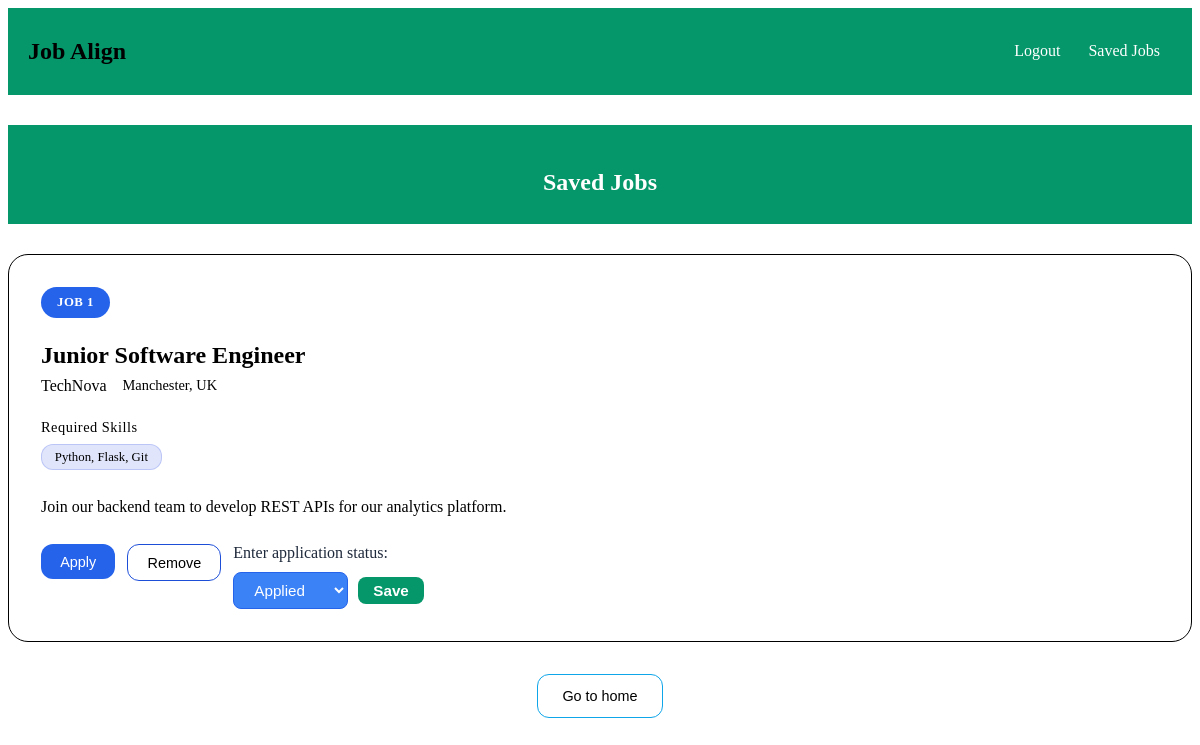
Page /search/saved_jobs (signed in) on the committed database.
### models.py (models this page shows)
class Job(db.Model):
    id = db.Column(db.Integer, primary_key=True)
    job_title = db.Column(db.String(150), nullable=False)
    location = db.Column(db.String(150), nullable=False)
    company = db.Column(db.String(150), nullable=False)
    description = db.Column(db.Text)
    skills = db.Column(db.String(300))
    apply = db.Column(db.String(300))
    status = db.Column(db.String(150))

### search.py (the view, shortened to what this page needs)
@search.route('saved_jobs', methods=['GET', 'POST'])
@login_required
def display_save_jobs():
    user_id = current_user.id
    saved_jobs = SavedJob.query.filter_by(user_id=user_id).all()
    jobs = [Job.query.get(saved.job_id) for saved in saved_jobs]
    return render_template('saved_jobs.html', save_jobs=jobs)

### Templates/saved_jobs.html (shortened to what this page needs)
{% extends 'base.html' %}
{% block head %}
    <link rel="stylesheet" href="{{ url_for('static', filename='style2.css') }}">
{% endblock %}
{% block body %}
<div class="main-section results-section" id="resultsSection">
    <div class="results-header">
        <h2>Saved Jobs</h2>
    </div>
    <div class="jobs-grid" style="margin-top: 30px;">
        {% if save_jobs %}
            {% for job in save_jobs %}
                <div class="job-card">
                    <div class="job-header">
                        <span class="job-badge">Job {{ loop.index }}</span>
                    </div>
                    <div class="job-title">{{ job.job_title }}</div>
                    <div class="company-info">
                        <div class="company-name">{{ job.company }}</div>
                        <div class="location">{{ job.location }}</div>
                    </div>
                    <div class="skills-container">
                        <div class="skills-label">Required Skills</div>
                        <div class="skills-list">
                            <span class="skill-tag">{{ job.skills }}</span>
                        </div>
                    </div>
                    <div class="job-description">{{ job.description }}</div>
                    <div class="job-actions">
                        <form action='{{ job.apply }}' method='get'>
                            <button class="btn btn-primary" type='submit'>Apply</button>
                        </form>
                        <form action="{{ url_for('search.display_save_jobs') }}" method="post">
                            <button class="btn btn-secondary">Remove</button>
                        </form>
                        <div class = 'application-status'>
                            <h3 class="status-name">Enter application status:</h3>
                            <form method="POST" action="/update-status" class="status-form">
                                <select name="status" class="sort-dropdown">
                                    <option value="Applied">Applied</option>
                                </select>
                                <button type="submit" class="save-btn">Save</button>
                            </form>
                        </div>
                    </div>
                </div>
            {% endfor %}
        {%else%}
            <h3 class = 'nojobs'> You have no saved jobs browse to add!!</h3>
        {% endif %}
    </div>
    <form action="{{ url_for('index') }}">
        <div class="back-section">
            <button class="back-button" id="backBtn">Go to home</button>
        </div>
    </form>
</div>
{% endblock %}

### static/style2.css (style rules this page uses)
:root { --primary-blue: #2563eb; --primary-blue-dark: #1d4ed8; --primary-blue-light: #3b82f6; --secondary-blue: #1e40af; --accent-blue: #0ea5e9; --light-blue: #eff6ff; --navy-blue: #1e3a8a; --gray-50: #f8fafc; --gray-100: #f1f5f9; --gray-200: #e2e8f0; --gray-300: #cbd5e1; --gray-400: #94a3b8; --gray-500: #64748b; --gray-600: #475569; --gray-700: #334155; --gray-800: #1e293b; --gray-900: #0f172a; --white: #ffffff; --success-green: #059669; --warning-orange: #d97706; --shadow-sm: 0 1px 2px 0 rgb(0 0 0 / 0.05); --shadow-md: 0 4px 6px -1px rgb(0 0 0 / 0.1), 0 2px 4px -2px rgb(0 0 0 / 0.1); --shadow-lg: 0 10px 15px -3px rgb(0 0 0 / 0.1), 0 4px 6px -4px rgb(0 0 0 / 0.1); --shadow-xl: 0 20px 25px -5px rgb(0 0 0 / 0.1), 0 8px 10px -6px rgb(0 0 0 / 0.1); }
.results-header { background: var(--success-green); padding: 1.5rem 3rem; text-align: center; margin-top: 30px; }
.results-header h2 { color: var(--white); font-size: 1.5rem; font-weight: 600; margin-bottom: 0.25rem; }
.sort-dropdown { background: var(--white); border: 1px solid var(--gray-300); border-radius: 6px; padding: 0.5rem 1rem; font-size: 0.9rem; color: var(--gray-700); cursor: pointer; }
.jobs-grid { display: grid; gap: 1.5rem; margin-bottom: 2rem; }
.job-card { background: rgba(255, 255, 255, 0.08); backdrop-filter: blur(10px); border: 1px solid black; border-radius: 20px; padding: 2rem; transition: all 0.3s ease; position: relative; overflow: hidden; opacity: 1; }
.job-header { display: flex; justify-content: space-between; align-items: flex-start; margin-bottom: 1.5rem; }
.job-badge { background: var(--primary-blue); color: var(--white); padding: 0.5rem 1rem; border-radius: 20px; font-size: 0.8rem; font-weight: 600; text-transform: uppercase; letter-spacing: 0.5px; }
.job-title { font-size: 1.5rem; font-weight: 600; color: var(--text-secondary); margin-bottom: 0.5rem; }
.company-info { display: flex; align-items: center; gap: 1rem; margin-bottom: 1.5rem; }
.company-name { color: var(--text-primary); font-weight: 500; }
.location { color: var(--text-secondary); font-size: 0.9rem; }
.skills-container { margin-bottom: 1.5rem; }
.skills-label { color: var(--text-secondary); font-size: 0.9rem; margin-bottom: 0.5rem; letter-spacing: 0.5px; }
.skills-list { display: flex; flex-wrap: wrap; gap: 0.5rem; }
.skill-tag { background: rgba(102, 126, 234, 0.2); color: var(--text-primary); padding: 0.3rem 0.8rem; border-radius: 12px; font-size: 0.8rem; font-weight: 500; border: 1px solid rgba(102, 126, 234, 0.3); }
.job-description { color: var(--text-secondary); line-height: 1.6; margin-bottom: 1.5rem; }
.job-actions { display: flex; gap: 0.75rem; }
.btn { padding: 0.6rem 1.2rem; border-radius: 12px; font-size: 0.9rem; font-weight: 500; cursor: pointer; transition: all 0.3s ease; border: none; }
.btn-primary { background: var(--primary-blue); color: var(--white); }
.btn-secondary { background: rgba(255, 255, 255, 0.1); color: var(--text-primary); border: 1px solid var(--primary-blue-dark); }
.back-button { background: rgba(255, 255, 255, 0.1); color: var(--text-primary); border: 1px solid var(--accent-blue); padding: 0.8rem 1.5rem; border-radius: 12px; cursor: pointer; font-size: 0.9rem; font-weight: 500; transition: all 0.3s ease; margin-top: 2rem; display: block; margin-left: auto; margin-right: auto; }
.status-form { display: flex; justify-content: flex-end; align-items: center; gap: 10px; margin-top: 10px; max-width: 100%; flex-wrap: wrap; }
.status-name { margin: 0; font-weight: 500; font-size: 1rem; color: var(--gray-800); }
.sort-dropdown { border-radius: 8px; border: 1px solid var(--primary-blue); font-size: 0.95rem; background-color: var(--primary-blue-light); color: var(--white); font-weight: 500; cursor: pointer; transition: background-color 0.3s ease; }
.save-btn { padding: 5px 15px; border: none; border-radius: 8px; font-size: 0.95rem; background-color: var(--success-green); color: var(--white); font-weight: 600; cursor: pointer; transition: background-color 0.3s ease; }

### rows in the picture
Job: job_title "Junior Software Engineer", company "TechNova", location "Manchester, UK", skills "Python, Flask, Git", description "Join our backend team to develop REST APIs for our analytics platform."
